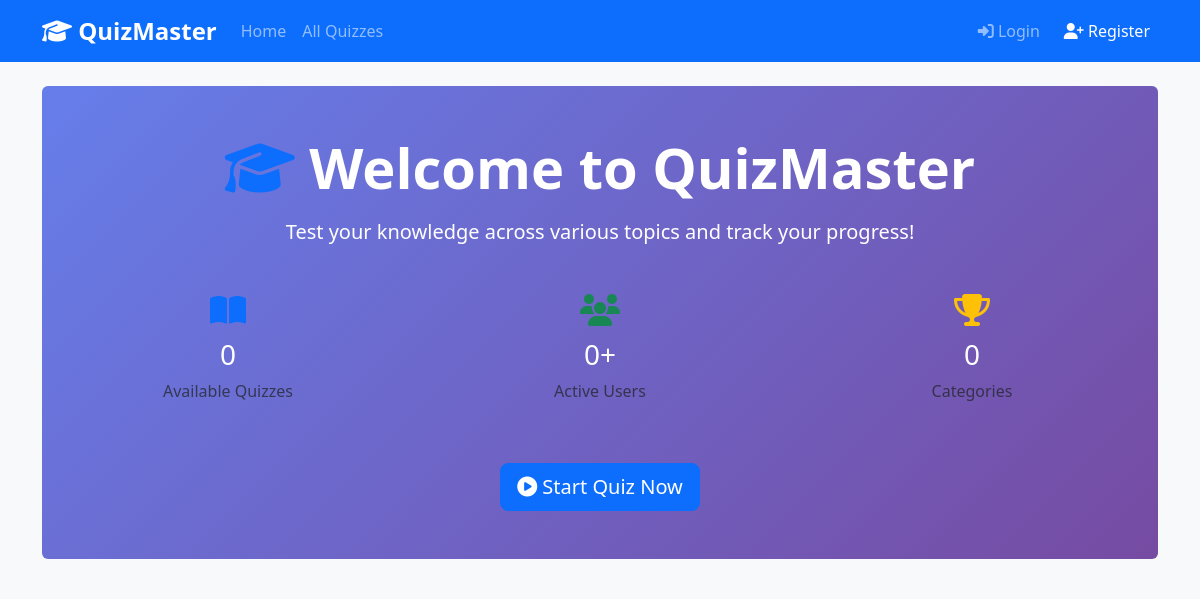
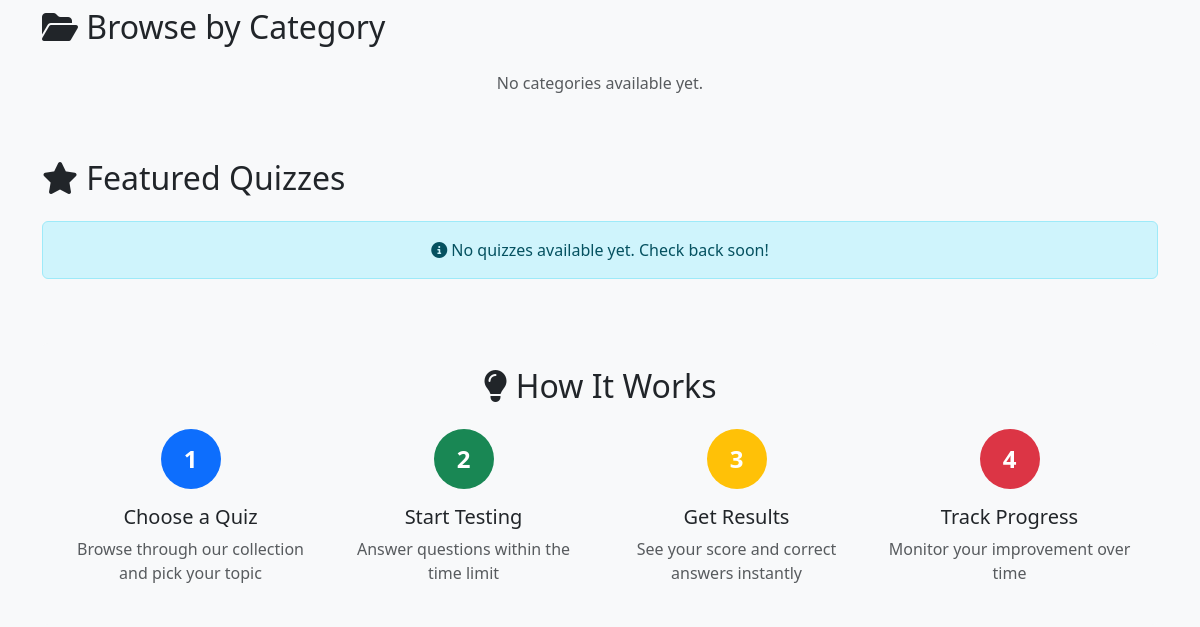
The app's page / (upper part), older data (2 pictures, top to bottom).
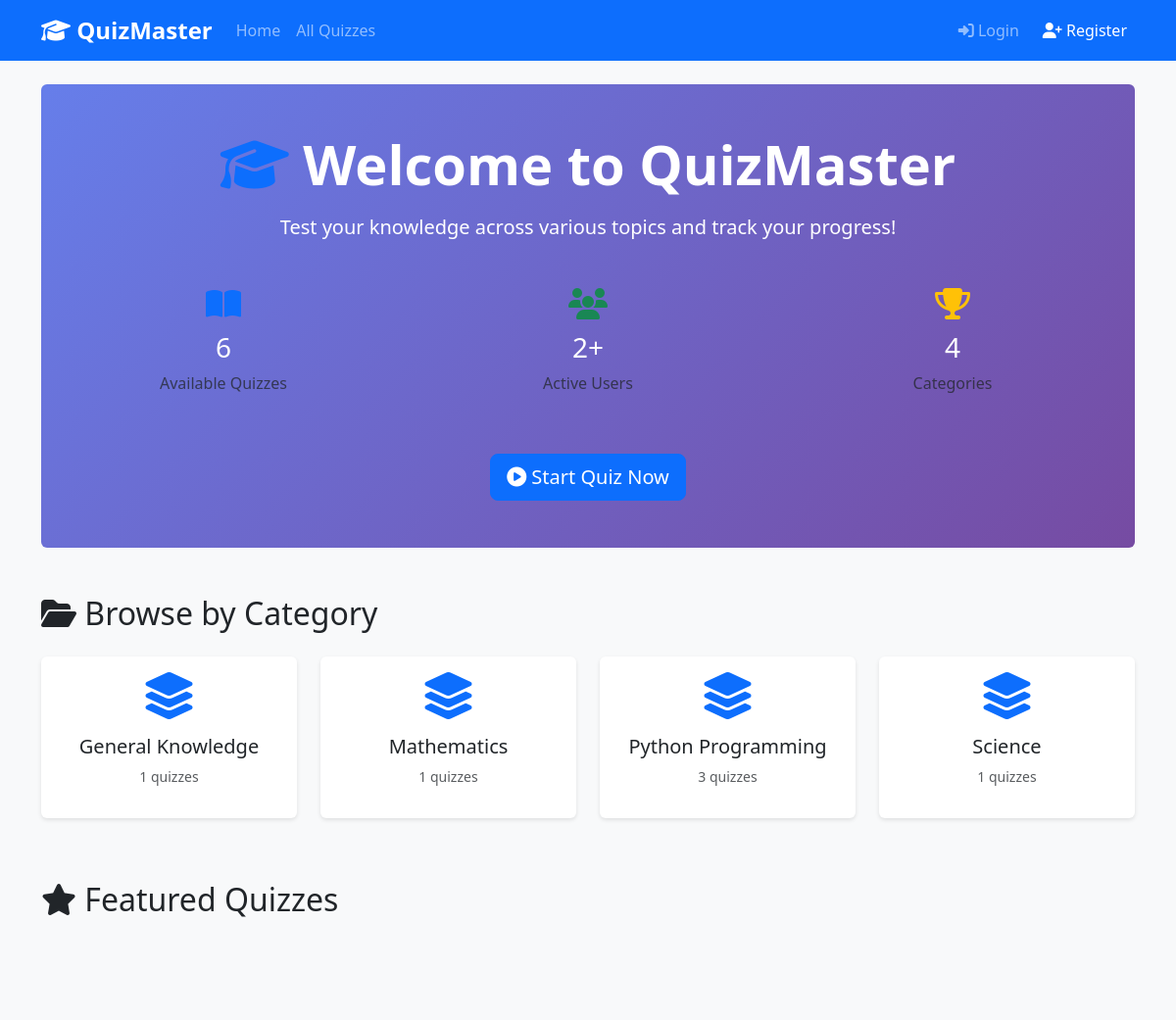
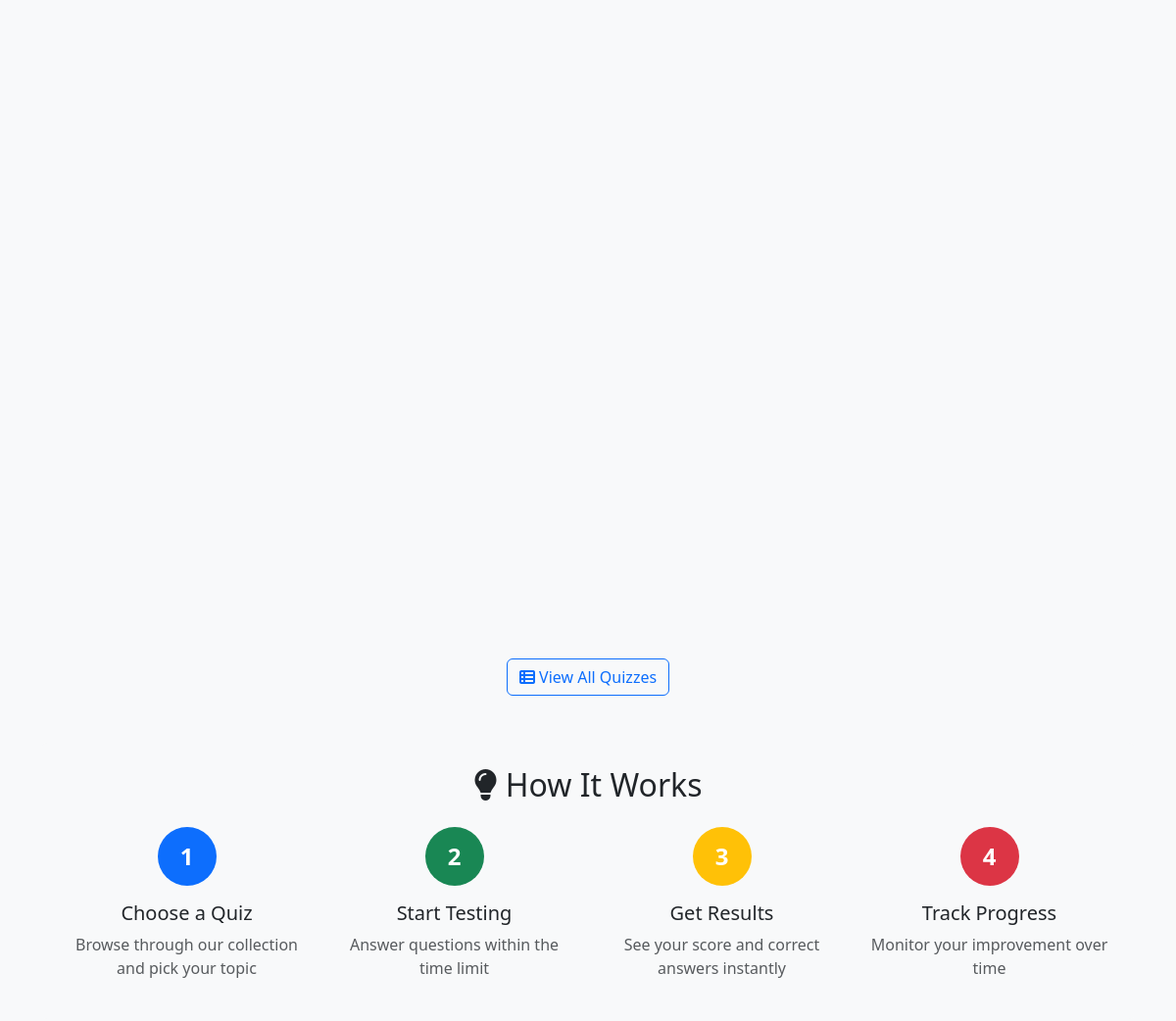
The same page, newer data (2 pictures, top to bottom).
### quiz/models.py (models this page shows, shortened)
class Category(models.Model):
    name = models.CharField(max_length=100, unique=True)
    description = models.TextField(blank=True)
    created_at = models.DateTimeField(auto_now_add=True)
    class Meta:
        verbose_name_plural = 'Categories'
        ordering = ['name']

### quiz/views.py (the view)
# urls.py: path('', views.home, name='home'),
def home(request):
    categories = Category.objects.all()
    featured_quizzes = Quiz.objects.filter(is_active=True)[:6]
    total_quizzes = Quiz.objects.filter(is_active=True).count()
    total_users = QuizAttempt.objects.values('user').distinct().count()
    context = {
        'categories': categories,
        'featured_quizzes': featured_quizzes,
        'total_quizzes': total_quizzes,
        'total_users': total_users,
    }
    return render(request, 'quiz/home.html', context)

### quiz/models.py (called while the page is built)
    def total_questions(self):
        return self.questions.count()

### quiz/templates/quiz/home.html (shortened to what this page needs)
{% extends 'quiz/base.html' %}
{% load static %}
{% block content %}
<div class="hero-section text-center py-5 bg-light rounded mb-5">
    <div class="container">
        <h1 class="display-4 fw-bold mb-3">
            <i class="fas fa-graduation-cap text-primary"></i> Welcome to QuizMaster
        </h1>
        <p class="lead mb-4">Test your knowledge across various topics and track your progress!</p>
        <div class="row text-center mb-4">
            <div class="col-md-4">
                <div class="stat-card">
                    <h2 class="text-primary"><i class="fas fa-book-open"></i></h2>
                    <h3>{{ total_quizzes }}</h3>
                    <p class="text-muted">Available Quizzes</p>
                </div>
            </div>
            <div class="col-md-4">
                <div class="stat-card">
                    <h2 class="text-success"><i class="fas fa-users"></i></h2>
                    <h3>{{ total_users }}+</h3>
                    <p class="text-muted">Active Users</p>
                </div>
            </div>
            <div class="col-md-4">
                <div class="stat-card">
                    <h2 class="text-warning"><i class="fas fa-trophy"></i></h2>
                    <h3>{{ categories.count }}</h3>
                    <p class="text-muted">Categories</p>
                </div>
            </div>
        </div>
        <a href="{% url 'quiz:quiz_list' %}" class="btn btn-primary btn-lg">
            <i class="fas fa-play-circle"></i> Start Quiz Now
        </a>
    </div>
</div>
<div class="section mb-5">
    <h2 class="mb-4"><i class="fas fa-folder-open"></i> Browse by Category</h2>
    <div class="row">
        {% for category in categories %}
        <div class="col-md-3 col-sm-6 mb-3">
            <a href="{% url 'quiz:category_quizzes' category.id %}" class="text-decoration-none">
                <div class="card category-card h-100 text-center hover-shadow">
                    <div class="card-body">
                        <i class="fas fa-layer-group fa-3x text-primary mb-3"></i>
                        <h5 class="card-title">{{ category.name }}</h5>
                        <p class="text-muted small">{{ category.quizzes.count }} quizzes</p>
                    </div>
                </div>
            </a>
        </div>
        {% empty %}
        <div class="col-12">
            <p class="text-center text-muted">No categories available yet.</p>
        </div>
        {% endfor %}
    </div>
</div>
<div class="section mb-5">
    <h2 class="mb-4"><i class="fas fa-star"></i> Featured Quizzes</h2>
    <div class="row">
        {% for quiz in featured_quizzes %}
        <div class="col-md-4 mb-4">
        </div>
        {% empty %}
        <div class="col-12">
            <div class="alert alert-info text-center">
                <i class="fas fa-info-circle"></i> No quizzes available yet. Check back soon!
            </div>
        </div>
        {% endfor %}
    </div>
    {% if featured_quizzes %}
    <div class="text-center mt-4">
        <a href="{% url 'quiz:quiz_list' %}" class="btn btn-outline-primary">
            <i class="fas fa-th-list"></i> View All Quizzes
        </a>
    </div>
    {% endif %}
</div>
<div class="section mb-5 bg-light p-4 rounded">
    <h2 class="text-center mb-4"><i class="fas fa-lightbulb"></i> How It Works</h2>
    <div class="row text-center">
        <div class="col-md-3">
            <div class="step-card">
                <div class="step-number bg-primary text-white rounded-circle mx-auto mb-3">1</div>
                <h5>Choose a Quiz</h5>
                <p class="text-muted">Browse through our collection and pick your topic</p>
            </div>
        </div>
        <div class="col-md-3">
            <div class="step-card">
                <div class="step-number bg-success text-white rounded-circle mx-auto mb-3">2</div>
                <h5>Start Testing</h5>
                <p class="text-muted">Answer questions within the time limit</p>
            </div>
        </div>
        <div class="col-md-3">
            <div class="step-card">
                <div class="step-number bg-warning text-white rounded-circle mx-auto mb-3">3</div>
                <h5>Get Results</h5>
                <p class="text-muted">See your score and correct answers instantly</p>
            </div>
        </div>
        <div class="col-md-3">
            <div class="step-card">
                <div class="step-number bg-danger text-white rounded-circle mx-auto mb-3">4</div>
                <h5>Track Progress</h5>
                <p class="text-muted">Monitor your improvement over time</p>
            </div>
        </div>
    </div>
</div>
{% endblock %}

### quiz/templates/quiz/base.html (shortened to what this page needs)
{% load static %}
<!DOCTYPE html>
<html lang="en">
<head>
    <link href="https://cdn.jsdelivr.net/npm/bootstrap@5.3.0/dist/css/bootstrap.min.css" rel="stylesheet">
    <link rel="stylesheet" href="https://cdnjs.cloudflare.com/ajax/libs/font-awesome/6.4.0/css/all.min.css">
    <link rel="stylesheet" href="{% static 'css/style.css' %}">
</head>
<body>
    <nav class="navbar navbar-expand-lg navbar-dark bg-primary">
        <div class="container">
            <a class="navbar-brand" href="{% url 'quiz:home' %}">
                <i class="fas fa-graduation-cap"></i> QuizMaster
            </a>
            <div class="collapse navbar-collapse" id="navbarNav">
                <ul class="navbar-nav me-auto">
                    <li class="nav-item">
                        <a class="nav-link" href="{% url 'quiz:home' %}">Home</a>
                    </li>
                    <li class="nav-item">
                        <a class="nav-link" href="{% url 'quiz:quiz_list' %}">All Quizzes</a>
                    </li>
                </ul>
                <ul class="navbar-nav">
                    {% if user.is_authenticated %}
                        <li class="nav-item dropdown">
                            <a class="nav-link dropdown-toggle" href="#" id="userDropdown" role="button" data-bs-toggle="dropdown">
                                <i class="fas fa-user-circle"></i> {{ user.username }}
                            </a>
                            <ul class="dropdown-menu dropdown-menu-end">
                                <li><a class="dropdown-item" href="{% url 'quiz:dashboard' %}">Dashboard</a></li>
                                {% if user.is_staff %}
                                <li><a class="dropdown-item" href="{% url 'admin:index' %}">Admin Panel</a></li>
                                {% endif %}
                                <li><hr class="dropdown-divider"></li>
                                <li><a class="dropdown-item" href="{% url 'logout' %}">Logout</a></li>
                            </ul>
                        </li>
                    {% else %}
                        <li class="nav-item">
                            <a class="nav-link" href="{% url 'login' %}">
                                <i class="fas fa-sign-in-alt"></i> Login
                            </a>
                        </li>
                        <li class="nav-item">
                            <a class="nav-link btn btn-success text-white ms-2" href="{% url 'register' %}">
                                <i class="fas fa-user-plus"></i> Register
                            </a>
                        </li>
                    {% endif %}
                </ul>
            </div>
        </div>
    </nav>
    <main class="container my-4">
        {% block content %}
        {% endblock %}
    </main>
</body>
</html>

### static/css/style.css (style rules this page uses)
:root { --primary-color: #0d6efd; --success-color: #198754; --danger-color: #dc3545; --warning-color: #ffc107; --info-color: #0dcaf0; }
body { font-family: 'Segoe UI', Tahoma, Geneva, Verdana, sans-serif; background-color: #f8f9fa; min-height: 100vh; display: flex; flex-direction: column; }
main { flex: 1; }
.navbar-brand { font-weight: bold; font-size: 1.5rem; }
.card { border: none; box-shadow: 0 2px 4px rgba(0, 0, 0, 0.1); transition: transform 0.3s, box-shadow 0.3s; }
.category-card { cursor: pointer; transition: all 0.3s; }
.hero-section { background: linear-gradient(135deg, #667eea 0%, #764ba2 100%); color: white; }
.stat-card { padding: 20px; transition: transform 0.3s; }
.step-number { width: 60px; height: 60px; line-height: 60px; font-size: 24px; font-weight: bold; }
.btn { transition: all 0.3s; }

Row changes from the older to the newer data that the page shows:
added Category: name "General Knowledge", quizzes.count "1"
added Category: name "Mathematics", quizzes.count "1"
added Category: name "Python Programming", quizzes.count "3"
added Category: name "Science", quizzes.count "1"
Text that changed along with them:
{{ total_quizzes }}: "0" → "6"
{{ total_users }}: "0" → "2"
{{ categories.count }}: "0" → "4"
text no longer shown: "No categories available yet. No quizzes available yet. Check back soon!"
text now shown: "View All Quizzes"
